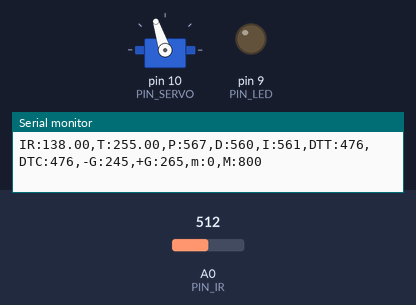
This sketch was run on a simulated Arduino Uno, built with avr-gcc and run on an emulated ATmega328P. Shown: servo, output pins drawn as LEDs (lit = HIGH), the last lines printed to the serial monitor. The test bench sets the inputs (shaded band); at power-on: A0 (PIN_IR) = 512.

Above: at 1.7 s.
1.8 s: A0 (PIN_IR) set to 716
At 2.16 s:
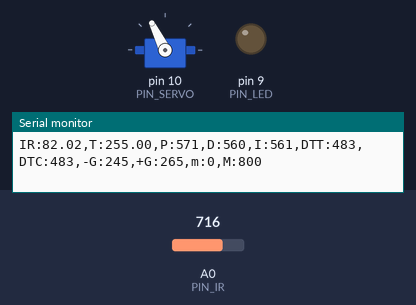
3.5 s: A0 (PIN_IR) set to 122
At 5.3 s:
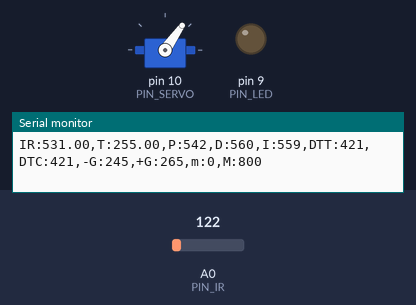
5.6 s: A0 (PIN_IR) set to 90
At 7.2 s:
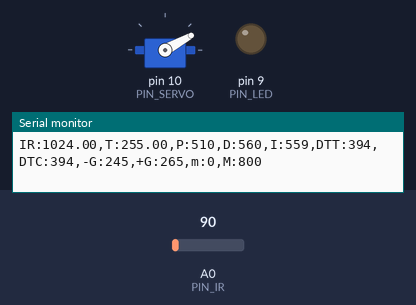
Timing chart, 0 to 8.7 s (numbered marks = the images above; inputs shaded):
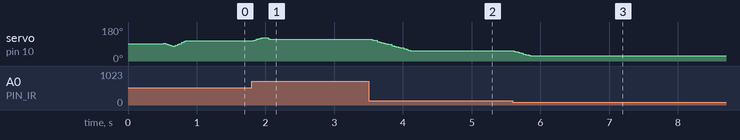

Measured:
- after the input at 1.8 s, servo on pin 10 (PIN_SERVO): rises from 108° to 123° in 0.12 s, then falls to 115° in 0.33 s
- after the input at 3.5 s, servo on pin 10 (PIN_SERVO): moves from 115° to 55° over 0.56 s, starting after 0.05 s
- after the input at 5.6 s, servo on pin 10 (PIN_SERVO): moves from 55° to 29° over 0.23 s, starting at once

The sketch:

PID_3.ino
```cpp
#include <Servo.h>

/////////////////////////////
// Configurable parameters //
/////////////////////////////

// Arduino pin assignment
#define PIN_LED 9      // [1234] LED를 GPIO 9번 핀에 연결
#define PIN_SERVO 10                    //[3030]SERVO를 10번 핀에 연결
#define PIN_IR A0     //[3037]적외선 센서를 A0에 연결

// Framework setting
#define _DIST_TARGET 255      // [3040] 레일플레이트의 중간지점(목표지점=25.5cm)
#define _DIST_MIN 100                  //[3035] 측정 최소 거리
#define _DIST_MAX 410   //[3036] 측정 가능한 최대 거리

// Distance sensor
#define _DIST_ALPHA 0.35   //[3023] EMA 가중치
#define DELAY_MICROS 1500

// Servo range
#define _DUTY_MIN 840              //[3028] 서보 각도 최소값
#define _DUTY_NEU 1490   //[3038] 레일 수평 서보 펄스폭
#define _DUTY_MAX 1875    //[3031] 서보 최대값

// Servo speed control
#define _SERVO_ANGLE 360   //[3030] servo angle limit 실제 서보의 동작크기
#define _SERVO_SPEED 360        // [3040] 서보의 각속도(초당 각도 변화량)360

// Event periods
#define _INTERVAL_DIST 20   //[3039]적외선 센서 측정 간격
#define _INTERVAL_SERVO 30         //[3046]서보갱신간격
#define _INTERVAL_SERIAL 100       //[3030]시리얼 플로터 갱신간격

// PID parameters
#define _KP 1.3//1.3  [3039] 비례 제어의 상수 값
#define _KD 91.5 //35.5
#define _KI 0.3
#define _ITERM_MAX 20

//////////////////////
// global variables //
//////////////////////

// Servo instance     //[3046]서보간격
Servo myservo;                      //[3030]servo

// Distance sensor
float dist_target; // location to send the ball
float dist_raw, dist_ema, dist_min, dist_max;     //[3034]적외선센서로 측정한 거리값과 ema필터를 적용한 거리값

// Event periods
unsigned long last_sampling_time_dist, last_sampling_time_servo, last_sampling_time_serial;   //[3039] interval간격으로 동작 시행을 위한 정수 값
bool event_dist, event_servo, event_serial;

// Servo speed control
int duty_chg_per_interval;  //[3039] interval 당 servo의 돌아가는 정도
int duty_target, duty_curr, duty_neu;      //[3030]servo 목표 위치, servo 현재 위치

// PID variables
float error_curr, error_prev, control, pterm, dterm, iterm;
// [3042] 현재 오차값, 이전 오차값, ? , p,i,d 값
float filtered_dist,samples_num; //노이즈 필터

const float coE[] = {0.0000053, -0.0049574, 2.1040303, -20.0715882};//적외선센서 거리보정 데이터


void setup() {
  last_sampling_time_serial = 0;
  last_sampling_time_servo = 0;
  last_sampling_time_dist = 0;
// initialize GPIO pins for LED and attach servo
pinMode(PIN_LED,OUTPUT);           //[3030]LED를 연결[3027]
myservo.attach(PIN_SERVO);  //[3039]servo를 연결

// initialize global variables
dist_min = _DIST_MIN;                      //[3030] 측정값의 최소값
dist_max= _DIST_MAX;    //[3032] 측정값의 최대값
dist_target = _DIST_TARGET; //[3034]
dist_ema = 0;// 노이즈 필터
samples_num = 3;//노이즈 필터
// move servo to neutral position
duty_curr = _DUTY_NEU;
duty_neu = _DUTY_NEU;
myservo.writeMicroseconds(duty_neu);//[3030]서보를 레일이 수평이 되는 값으로 초기화
delay(500);

// initialize serial port
Serial.begin(115200);  //[3039] 시리얼 모니터 속도 지정

// convert angle speed into duty change per interval.
  duty_chg_per_interval =(float)(_DUTY_MAX - _DUTY_MIN) * (_SERVO_SPEED / _SERVO_ANGLE) * ( _INTERVAL_SERVO / 1000.0); //[3039]
/*
_SERVO_ANGLE/_SERVO_SPEED=
(_DUTY_MAX - _DUTY_MIN_)* INTERVAL_SERVO/duty_chg_per_interval =
interval 반복횟수*INTERVAL_SERVO=
_SERVO_ANGLE만큼 돌아가는데 걸리는 시간
*/
event_dist = false;event_serial = false; event_servo = false;
iterm = 0,dterm=0 ; pterm=0;


}


void loop() {
/////////////////////
// Event generator //
/////////////////////
unsigned long time_curr = millis();

if (time_curr >= last_sampling_time_serial + _INTERVAL_SERIAL) {
  last_sampling_time_serial += _INTERVAL_SERIAL;
  event_serial = true;
}


if (time_curr >= last_sampling_time_servo + _INTERVAL_SERVO){
  last_sampling_time_servo += _INTERVAL_SERVO;
  event_servo = true;
  }


if (time_curr >= last_sampling_time_dist + _INTERVAL_DIST){
  last_sampling_time_dist += _INTERVAL_DIST;
  event_dist = true;

}


////////////////////
// Event handlers //
////////////////////

  if(event_dist) {
     event_dist = false;    // [3037]
  // get a distance reading from the distance sensor
     dist_raw = ir_distance_filtered();

  // PID control logic
    error_curr = dist_target - dist_raw;
    pterm = _KP * error_curr;
    dterm = _KD * (error_curr - error_prev);
    iterm += _KI * error_curr;
    //와인드업 방지
    if (iterm > _ITERM_MAX) iterm = _ITERM_MAX;
    if (iterm < -_ITERM_MAX) iterm = -_ITERM_MAX;
    control = pterm + dterm + iterm;

  // duty_target = f(duty_neutral, control)
    duty_target = duty_neu + control;

  // keep duty_target value within the range of [_DUTY_MIN, _DUTY_MAX]
  if ( duty_target > _DUTY_MAX ) duty_target = _DUTY_MAX;
  else if (duty_target < _DUTY_MIN) duty_target = _DUTY_MIN;
  }

  if(event_servo) {
       event_servo = false;//[3034]

    // adjust duty_curr toward duty_target by duty_chg_per_interval
     if(duty_target > duty_curr) {
        duty_curr += duty_chg_per_interval;
        if(duty_curr > duty_target) duty_curr = duty_target;
      }
      else {
        duty_curr -= duty_chg_per_interval;
        if(duty_curr < duty_target) duty_curr = duty_target;
  }//[3034] 서보의 현재 위치가 서보 목표 위치에 도달하기전이면 도달하기전까지 duty_chg_per_interval를 증감시킴. 만약 서보 현재 위치가 서보 목표 위치를 벗어난다면 서보 현재 위치를 서보 목표 위치로 고정

    // update servo position
     myservo.writeMicroseconds(duty_curr);//[3034]


    error_prev = error_curr; //[3030] error_prev  update
  }

  if(event_serial) {
    event_serial = false;               // [3030]
    Serial.print("IR:");
    Serial.print(dist_raw);
    Serial.print(",T:");
    Serial.print(dist_target);
    Serial.print(",P:");
    Serial.print(map(pterm,-1000,1000,510,610));
    Serial.print(",D:");
    Serial.print(map(dterm,-1000,1000,510,610));
    Serial.print(",I:");
    Serial.print(map(iterm,-1000,1000,510,610));
    Serial.print(",DTT:");
    Serial.print(map(duty_target,1000,2000,410,510));
    Serial.print(",DTC:");
    Serial.print(map(duty_curr,1000,2000,410,510));
    Serial.println(",-G:245,+G:265,m:0,M:800");

  }
}

float ir_distance(void){ // return value unit: mm
  float val; //[3031]
  float dist;//적외선센서 거리보정
  float volt = float(analogRead(PIN_IR)); //[3031]
  val = ((6762.0/(volt-9.0))-4.0) * 10.0;
  dist = coE[0]* pow(val,3) + coE[1] * pow(val,2) + coE[2] * val+ coE[3];
  return dist; //[3031]
}

float under_noise_filter(void){ // 아래로 떨어지는 형태의 스파이크를 제거해주는 필터
  int currReading;
  int largestReading = 0;
  for (int i = 0; i < samples_num; i++) {
    currReading = ir_distance();
    if (currReading > largestReading) { largestReading = currReading; }
    // Delay a short time before taking another reading
    delayMicroseconds(DELAY_MICROS);
  }
  return largestReading;
}

float ir_distance_filtered(void){ // return value unit: mm
  // under_noise_filter를 통과한 값을 upper_nosie_filter에 넣어 최종 값이 나옴.
  int currReading;
  int lowestReading = 1024;
  for (int i = 0; i < samples_num; i++) {
    currReading = under_noise_filter();
    if (currReading < lowestReading) { lowestReading = currReading; }
  }
  // ema 필터 추가
  dist_ema = _DIST_ALPHA * lowestReading + (1-_DIST_ALPHA)*dist_ema;
  return dist_ema;
}
```
